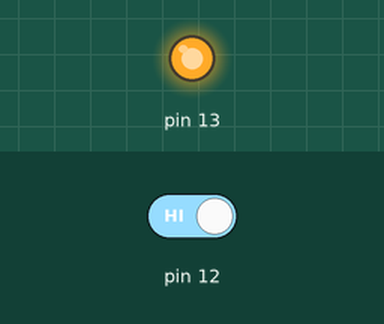
Simulated run of this sketch. Board: Arduino Uno, built with avr-gcc and run on an emulated ATmega328P. Parts: output pins drawn as LEDs (lit = HIGH). The test bench sets the inputs (shaded band); at power-on: pin 12 HIGH.

Above: at 1.2 s.
1.3 s: pin 12 driven LOW
At 2.9 s:
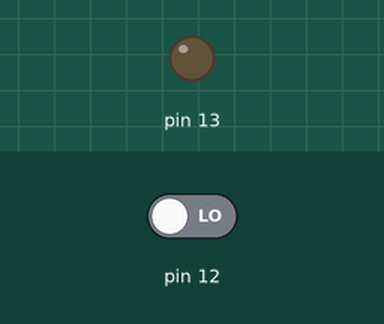
4.3 s: pin 12 driven HIGH
At 6.4 s:
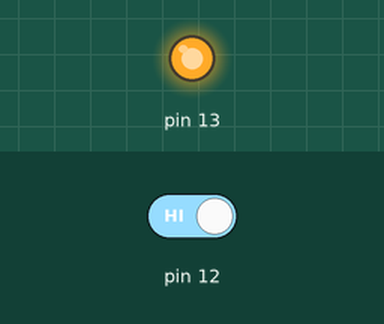
Timing chart, 0 to 7.9 s (numbered marks = the images above; inputs shaded):
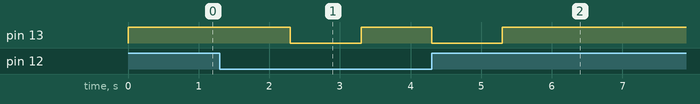

The sketch:

Arduino_blink_and_steady.ino
```cpp
void setup() {
  pinMode(13,OUTPUT);
  pinMode(12,INPUT);
  // put your setup code here, to run once:

}

void loop() {
  int value;
  value = digitalRead(12);
  if(value == 0)
  {
    digitalWrite(13,HIGH);
    delay(1000);
    digitalWrite(13,LOW);
    delay(1000);
  }
  else
  //if(value == 5)
  {
    digitalWrite(13,HIGH);
  }
  // put your main code here, to run repeatedly:

}
```

Measured:
- after the input at 1.3 s, pin 13: HIGH → LOW after 1.0 s, → HIGH 1.0 s later
- after the input at 4.3 s, pin 13: goes on until 5.3 s, then stays HIGH
